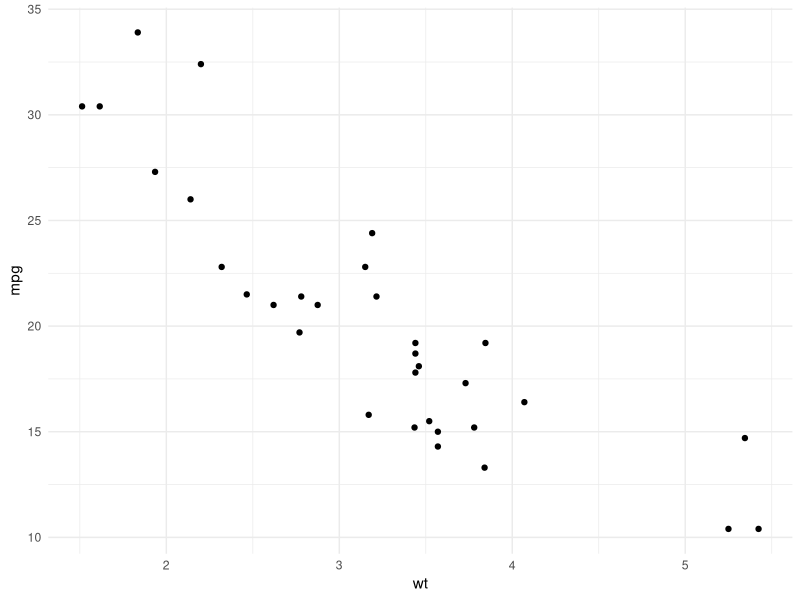
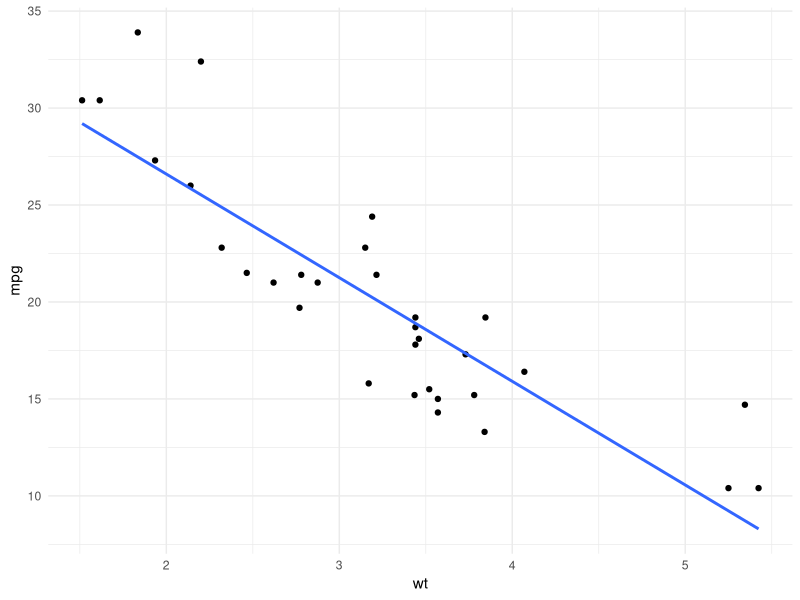
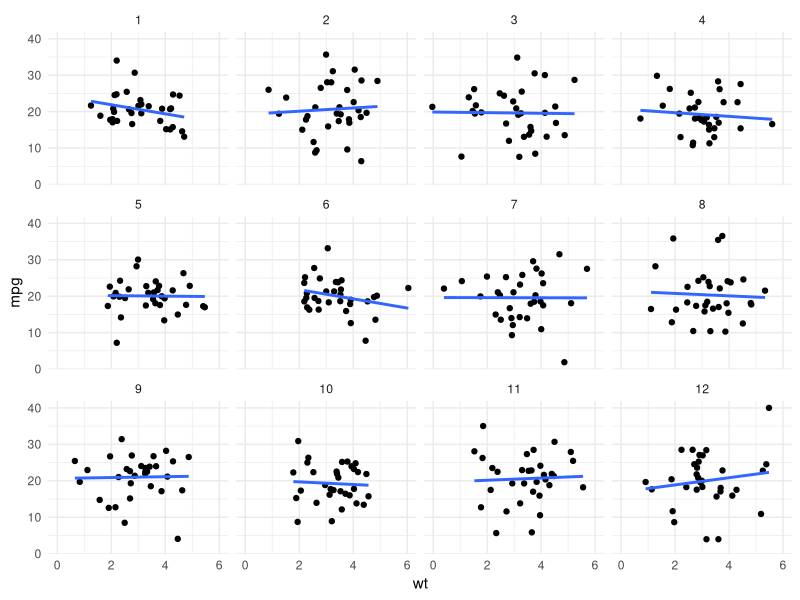
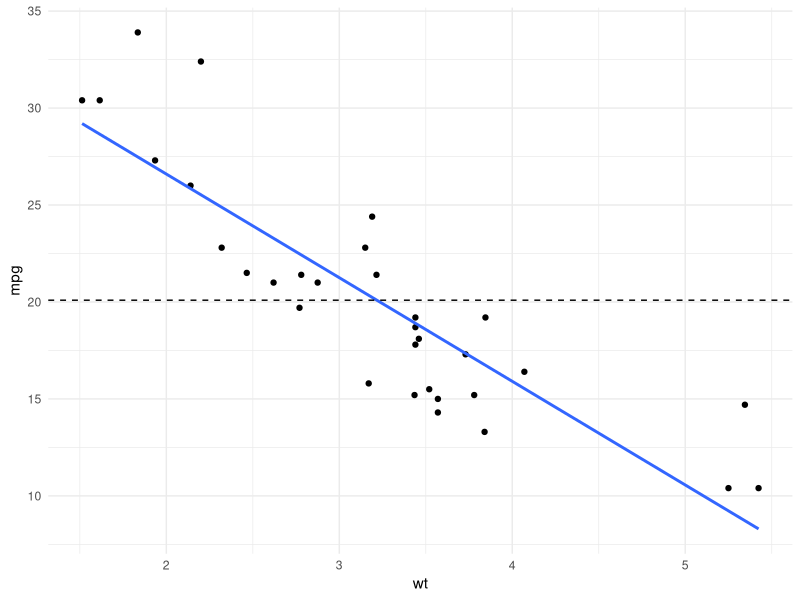
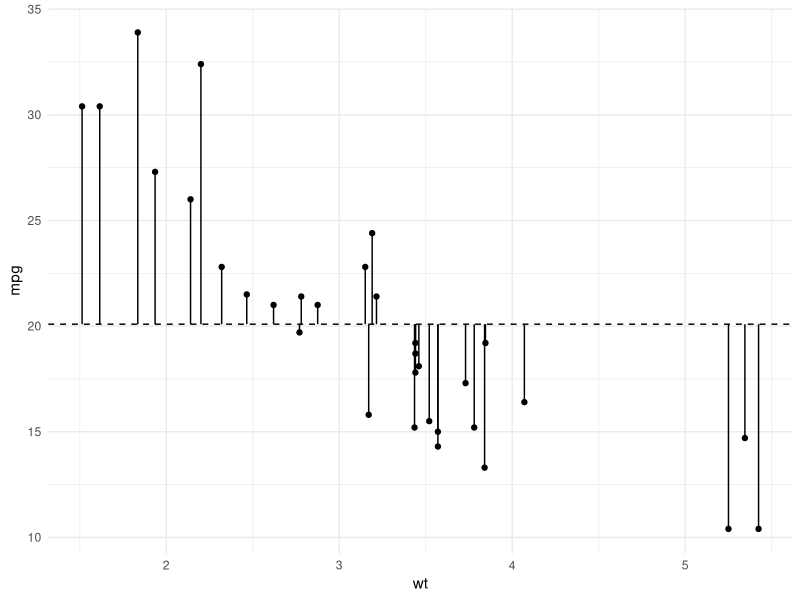
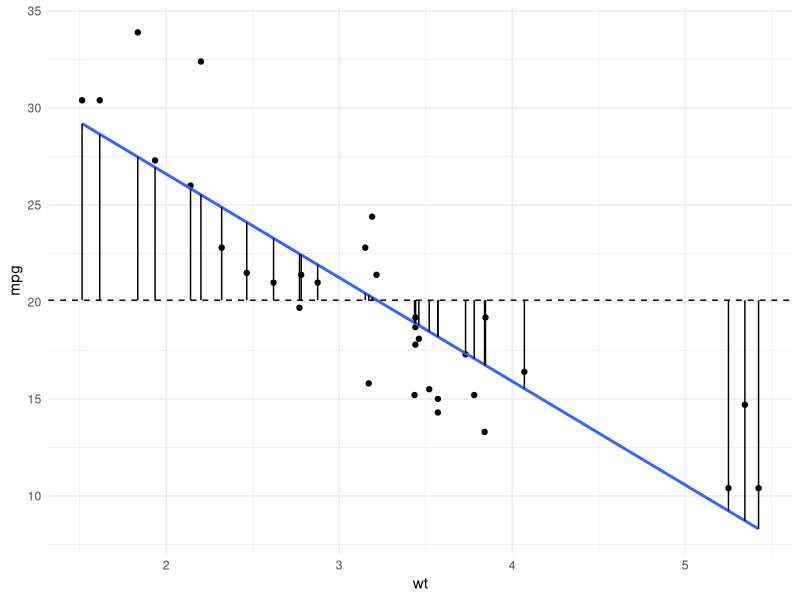
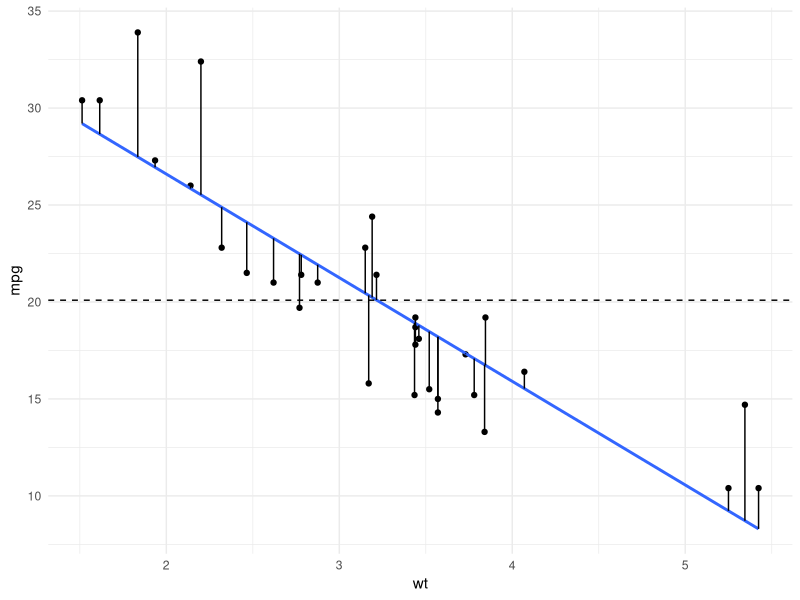

Write the R code that produced these figures, in order.
#SIGN UP FOR YOUR PRESENTATIONS-------------------------------------
#https://docs.google.com/spreadsheets/d/18OnC0pZ9lnQRWaGBDE-HDHTP53ObcluLRqelCub09mQ/edit?usp=sharing
#libraries----------------------------------------------------------
library(ggplot2)
#admin--------------------------------------------------------------
set.seed(100)
mtcarsNULL <- data.frame(mpg = c(replicate(12,rnorm(dim(mtcars)[1],mean(mtcars$mpg),sd(mtcars$mpg)))),
                         wt = c(replicate(12,rnorm(dim(mtcars)[1],mean(mtcars$wt),sd(mtcars$wt)))),
                         sim = factor(sort(rep(1:12,dim(mtcars)[1]))))
m <- lm(mpg~wt,data = mtcars)
k <- predict(m)
mtcars$pred <- k
set.seed(123)
GPAs <- round(runif(100,0,4),2)
sex <- rep(c("M","F"), 50)
grade <- factor(sort(rep(c(9:12),25)))

G <- data.frame(GPA = GPAs, sex = sex, grade = grade)
G[G$grade == "12", "GPA"] <- G[G$grade == "12", "GPA"] + 1
G[G$GPA > 4, "GPA"] <- 4
G[G$grade == "9", "GPA"] <- G[G$grade == "9", "GPA"] - 0.7
G[G$GPA <0, "GPA"] <- 0


#regression---------------------------------------------------------
# two continuous variables
mpgWT <- ggplot(mtcars, aes(x = wt, y = mpg)) + geom_point() + theme_minimal()
mpgWT
mpgWT + geom_smooth(method = "lm", se = F)


# data from random simulation, NO RELATIONSHIP
mpgWTNOTHIN <- ggplot(mtcarsNULL, aes(x = wt, y = mpg)) + geom_point() + theme_minimal()
mpgWTNOTHIN + geom_smooth(method = "lm", se = F) + facet_wrap(~sim)

# so how do we tell if ours is just random or not?
# ask: is our line of best fit BETTER than just the mean?

mpgWT + geom_smooth(method = "lm", se = F) +
  geom_hline(yintercept = mean(mtcars$mpg), lty = 2)

#---total---------------------------------------------
mpgWT +
  geom_hline(yintercept = mean(mtcars$mpg), lty = 2) +
  geom_segment(x = mtcars$wt,
               y = rep(mean(mtcars$mpg),32),
               xend = mtcars$wt,
               yend = mtcars$mpg)
#---regression-----------------------------------------
mpgWT + geom_smooth(method = "lm", se = F) +
  geom_hline(yintercept = mean(mtcars$mpg), lty = 2) +
  geom_segment(x = mtcars$wt,
               y = rep(mean(mtcars$mpg),32),
               xend = mtcars$wt,
               yend = mtcars$pred)
#---error----------------------------------------------
mpgWT + geom_smooth(method = "lm", se = F) +
  geom_hline(yintercept = mean(mtcars$mpg), lty = 2) +
  geom_segment(x = mtcars$wt,
               y = mtcars$mpg,
               xend = mtcars$wt,
               yend = mtcars$pred)

#F or t (F = t^2) compares regression to error!

mod <- lm(mpg~wt, data = mtcars)
summary(mod)
anova(mod) #see? SQUARED!


#multiple factors---------------------------------------
mod2 <- lm(mpg~wt + disp, data = mtcars)
summary(mod2)

#same with ANOVA
head(G)
mod3 <- aov(GPA ~ sex + grade, data = G)
summary(mod3)
